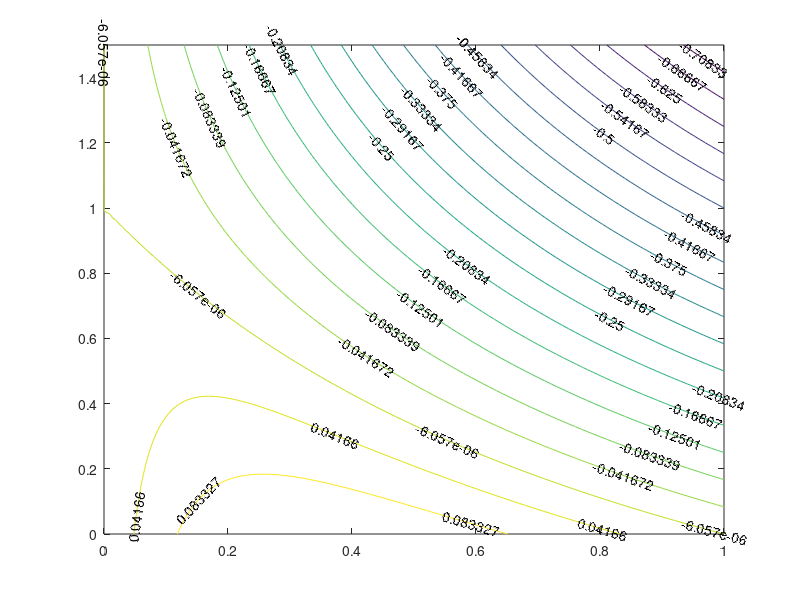
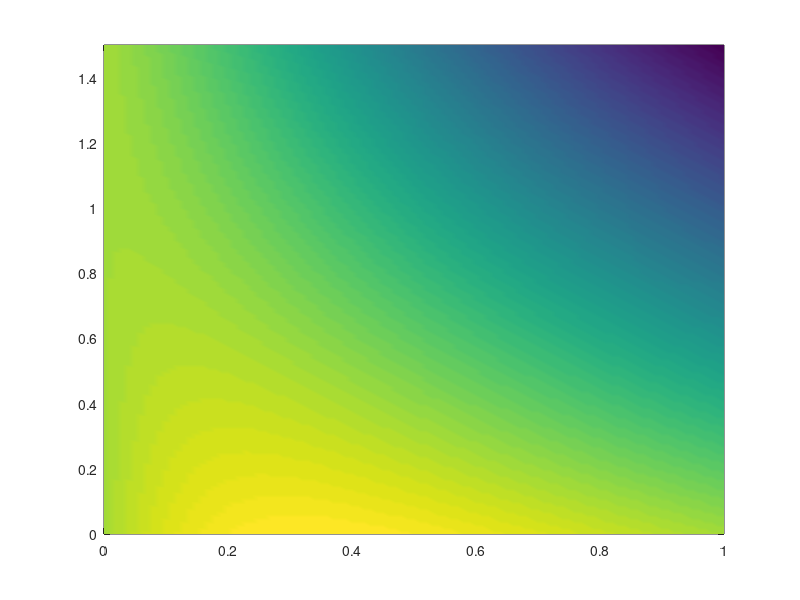

Write the MATLAB code that produced these figures, in order. (Note: this script raises an error after producing the figures.)
%% This script generates colormap of CVsq_cell-CVsq_gene as a function of CVsq_gene and f

clear;
x = 0:0.01:1; %f
y = 0:0.01:1.5; %CVsq_gene
for xi = 1:length(x)
    for yi = 1:length(y)
        %CVsq_cell-CVsq_DNA
        z(xi,yi)= -(x(xi)*y(yi)/(1+x(xi)))+ (x(xi)*(1-x(xi))/(1+x(xi))^2);        
    end;
end;
z = z';
[C,h] = contour(x,y,z,20);
clabel(C,h)
figure,
h = pcolor(x,y,z), shading interp; %grid off;
set(gca,'YDir','normal') %to flip y axis
Polarmap, colorbar, 
set(gca, 'Layer','top'); %this helps to show ticks and boundary box
xlabel('f'); ylabel('CV^2_D_N_A');



